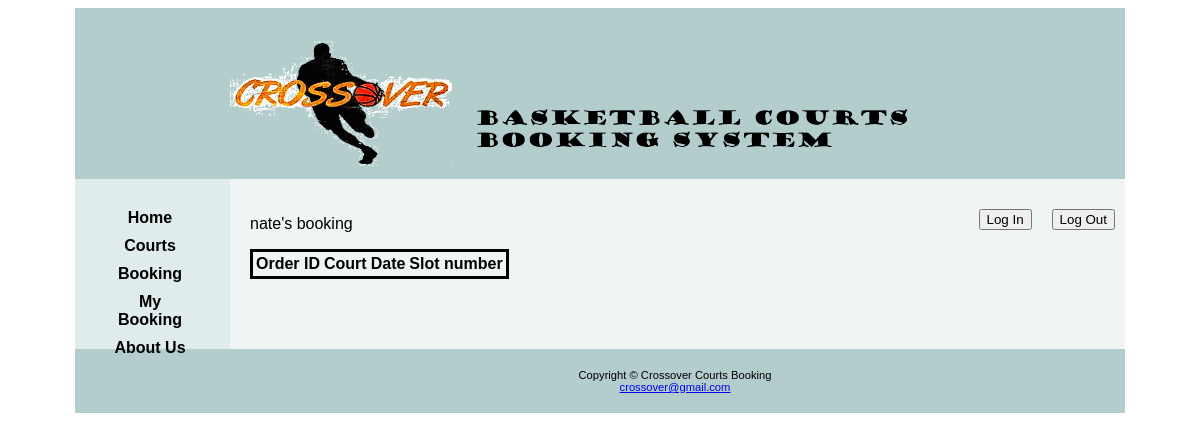
The page /my_booking/ (signed in) on the database as committed earlier.
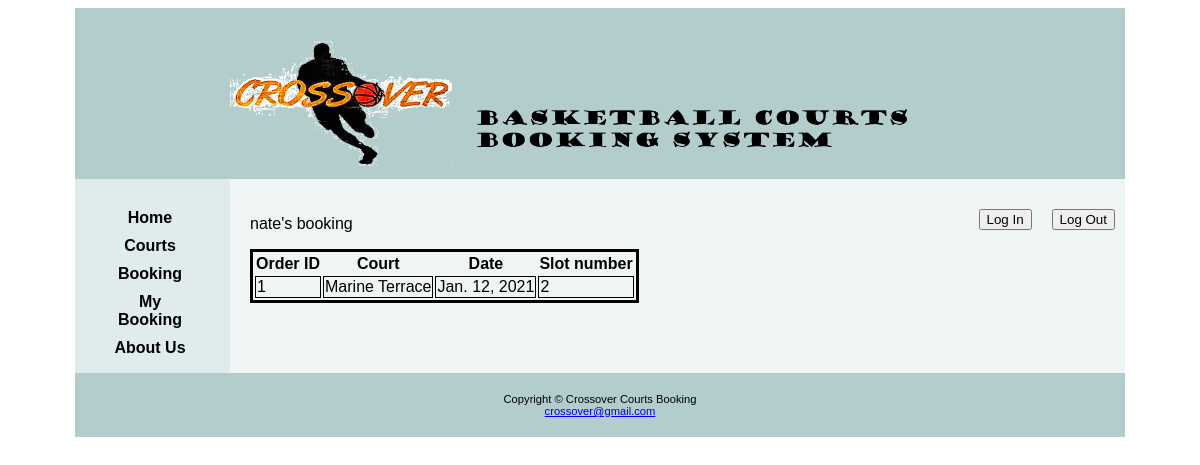
The same page on the database as committed later.
### book/models.py (models this page shows, shortened)
class order(models.Model):
    username = models.ForeignKey(User, on_delete = models.CASCADE)
    slotid = models.ForeignKey(slot, on_delete = models.CASCADE)
    slot_num = models.IntegerField(default= 0)

class slot(models.Model):
    courtid = models.ForeignKey(court, on_delete = models.CASCADE)
    day = models.DateField("court_date")
    slot1 = models.BooleanField(default=False)
    slot2 = models.BooleanField(default=False)
    slot3 = models.BooleanField(default=False)

class court(models.Model):
    courtname = models.CharField(max_length = 128)
    location = models.CharField(max_length = 128)
    indoor = models.BooleanField()
    std = models.BooleanField()

### book/views.py (the view)
# urls.py: path('my_booking/', views.MyBookingView, name='my_booking'),
def MyBookingView(request):
    context={}
    update_slot = slot.objects.get(pk=1)
    update_slot
    if request.user.is_authenticated:
        orders= order.objects.filter(username=request.user)
        context['orders']=orders[:]
        return render(request,"book/my_booking.html",context)
    else:
        return redirect('book:login')

### book/templates/book/my_booking.html (shortened to what this page needs)
{% extends 'book/standard.html' %}
{% block content%}
{% load static %}
<link rel="stylesheet" type="text/css" href="{% static 'book/standard.css' %}">
<link rel="stylesheet" type="text/css" href="{% static 'book/form.css' %}">
<p>{{user.username}}'s booking</p>
<table style="border: solid; ">
    <tr>
      <th>Order ID</th>
      <th>Court</th>
      <th>Date</th>
      <th>Slot number</th>
    </tr>
    {% for order in orders%}
    <tr>
        <td>{{order.id}}</td>
        <td>{{order.slotid.courtid.courtname}}</td>
        <td>{{order.slotid.day}}</td>
        <td>{{order.slot_num}}</td>
      </tr>
  {% endfor %}
  </table>
{%endblock%}

Rows that differ between the two databases and show on the page:
added order: id "1", slotid.courtid.courtname "Marine Terrace", slotid.day "Jan. 12, 2021", slot_num "2"
